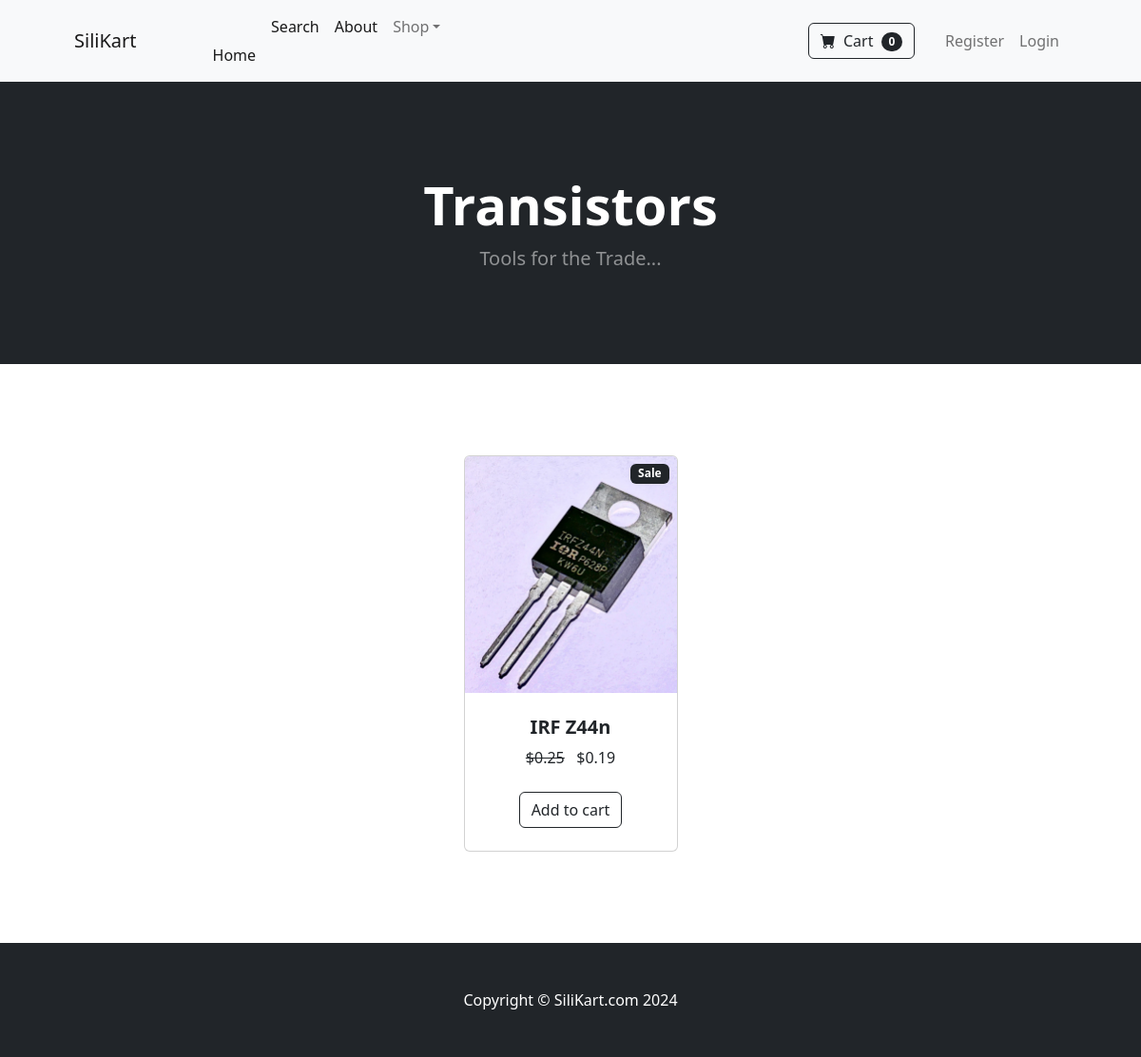
Page /categories/Transistors on the committed database.
### store/models.py (models this page shows, shortened)
class Categorie(models.Model):
    CatName = models.CharField(max_length=50)
    def __str__(self):
        return self.CatName

class Product(models.Model):
    ProdName = models.CharField(max_length=50)
    ProdPrice = models.DecimalField(default=0, decimal_places=2, max_digits=6)
    ProdCat = models.ForeignKey(Categorie, on_delete=models.CASCADE, default=1)
    ProdDesc = models.CharField(max_length=500)
    ProdImage = models.ImageField(upload_to='uploads/product/')
    ProdOnSale = models.BooleanField(default=False)
    ProdSalePrice = models.DecimalField(default=0, decimal_places=2, max_digits=6)

### store/views.py (the view)
# urls.py: path('categories/<str:cat>', views.category, name='category'),
def category(request, cat):
    cat = cat.replace('-', ' ')
    category = models.Categorie.objects.get(CatName=cat)
    products = models.Product.objects.filter(ProdCat=category)
    return render(request, 'category.html', {'products': products, 'category': category})

### cart/cart.py (called while the page is built)
    def __len__(self):
        return len(self.cart)

### cart/context_processors.py (called while the page is built)
def cart(request):
    return {'cart':Cart(request)}

### store/templates/category.html (shortened to what this page needs)
{% extends 'base.html' %}
{% block content %}
<header class="bg-dark py-5">
    <div class="container px-4 px-lg-5 my-5">
        <div class="text-center text-white">
            <h1 class="display-4 fw-bolder">{{category}}</h1>
            <p class="lead fw-normal text-white-50 mb-0">Tools for the Trade...</p>
        </div>
    </div>
</header>
<section class="py-5">
    <div class="container px-4 px-lg-5 mt-5">
        <div class="row gx-4 gx-lg-5 row-cols-2 row-cols-md-3 row-cols-xl-4 justify-content-center">
            {% for product in products %}
            <div class="col mb-5">
                <div class="card h-100">
                    {% if product.ProdOnSale == True %}
                    <div class="badge bg-dark text-white position-absolute" style="top: 0.5rem; right: 0.5rem">Sale</div>
                    {% endif %}
                    <img class="card-img-top" src="{{ product.ProdImage.url }}" alt="..." />
                    <div class="card-body p-4">
                        <div class="text-center">
                            <h5 class="fw-bolder" href="{% url 'product' product.id %}">{{product.ProdName}}</h5>
                            {% if product.ProdOnSale == True %}
                            <strike>${{product.ProdPrice}}</strike> &nbsp;
                            ${{product.ProdSalePrice}}
                            {% else %}
                            ${{product.ProdPrice}}
                            {% endif %}
                        </div>
                    </div>
                    <div class="card-footer p-4 pt-0 border-top-0 bg-transparent">
                        <div class="text-center"><a class="btn btn-outline-dark mt-auto" href="{% url 'product' product.id %}">Add to cart</a></div>
                    </div>
                </div>
            </div>
            {% endfor %}
        </div>
    </div>
</section>
{% endblock %}

### rows in the picture
Categorie: CatName "Transistors"
Product: ProdOnSale "Sale", ProdImage (picture), ProdName "IRF Z44n", ProdPrice "0.25", ProdSalePrice "0.19"

### other values in the picture
{{ cart|length }} "0"
